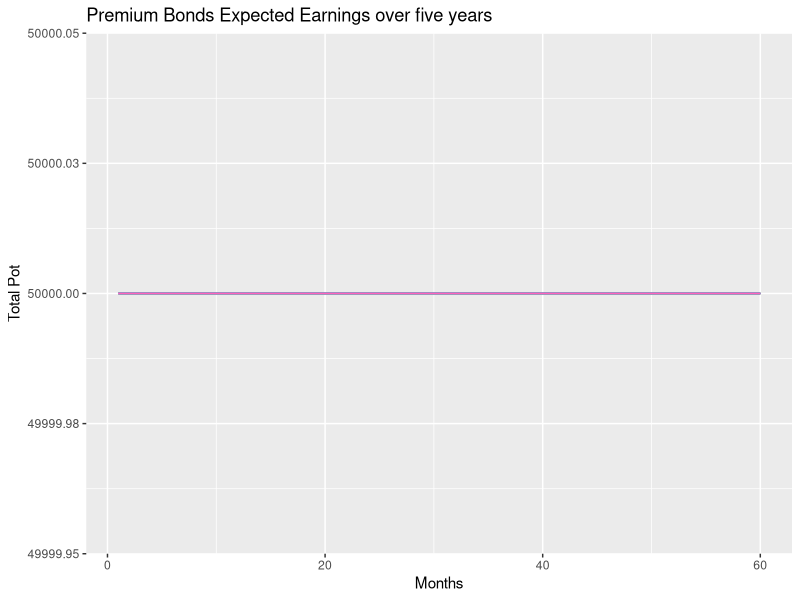
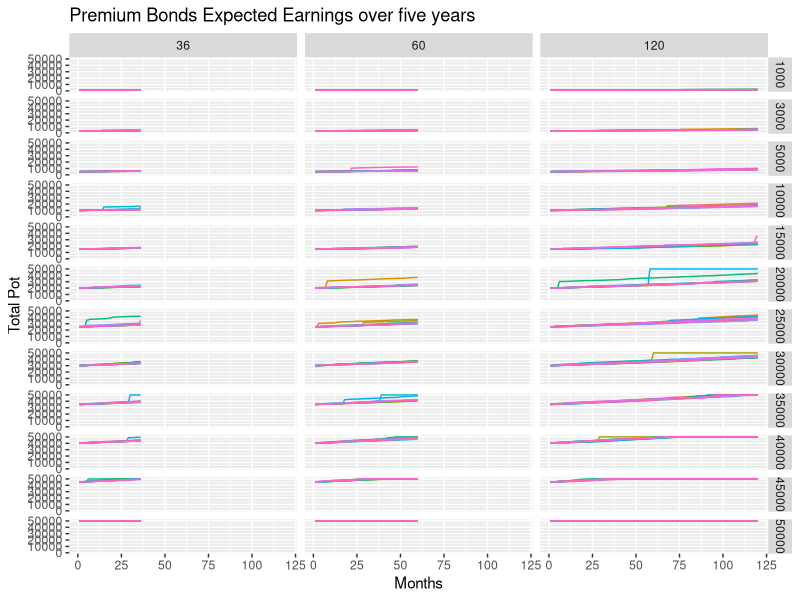
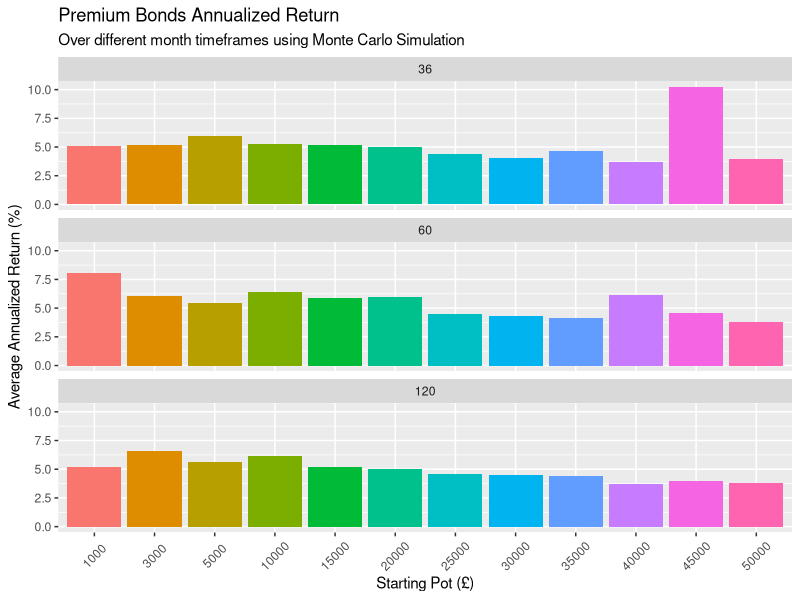

These charts were generated, in order, by the following R code:

library(tidyverse)

# does higher starting improvement % return
# what do returns look like over time (monte carlo) 
## ASSUMPTIONs
# All money is reinvested until hit 50k then is taken as income - currently just peaks at 50k
# each £25 entry can win multiple prizes (there is replacement)

# load in data - https://www.moneysavingexpert.com/savings/premium-bonds/
pb_df = read.csv(
  # got this from MSE or something
  "data/pb.csv",
  header=FALSE,
  stringsAsFactors=FALSE, 
  fileEncoding="latin1", 
  skip = 1,
  col.names = c('prize', 'number', 'odds_string', 'odds')) %>%
  dplyr::mutate(
    odds = as.numeric(str_trim(gsub(pattern = ',', replacement = '', odds)))
  ) %>%
  dplyr::filter(
    prize != 0
  )

# every £25 is an entry
starting_pot = 5000
months = 36
runs = 1000
month_vec = c()
winnings_vec = c()
pot_vec = c()

# outside of function test

for (m in 1:months){

  # initiate pot
  if (m == 1){
    
    pot = starting_pot
    # print(pot)
  }
  
  print(paste('Month:', m))
  
  month_winnings = map2_dbl(
    .x = pb_df$odds,
    .y = pb_df$prize,
    .f = function(odds, prize){
      # this is assuming you can win multiple on one entry
      # print(paste(pot))
      entries = pot/25
      
      # give 1 or 0 from odds
      win_or_lose = rbinom(1, size = 1, prob=entries/odds)
      
      # calculate how much won      
      winnings = ifelse(win_or_lose == 1, prize, 0)
      
      winnings
      
    }) %>% 
    sum()
  
  # total winnings for the month
  winnings_vec = append(winnings_vec, month_winnings)
  
  pot = pot + month_winnings
  
  pot_vec = append(pot_vec, pot)
  
  month_vec = append(month_vec, m)
  
}

pb_earnings_df = tibble(
  'starting_pot' = rep(c(starting_pot), months),
  'month' = month_vec, 
  'winnings' = winnings_vec,
  'pot' = pot_vec)

# inside function test
premium_bonds_estimator = function(starting_pot, months){
  
  month_vec = c()
  winnings_vec = c()
  pot_vec = c()
  
  for (m in 1:months){
    
    # initiate pot
    if (m == 1){
      
      pot = starting_pot
      
    }
    
    month_winnings = map2_dbl(
      .x = pb_df$odds,
      .y = pb_df$prize,
      
      .f = function(odds, prize){

        # this is assuming you can win multiple on one entry
        entries = pot/25
        
        # give 1 or 0 from odds - each entry
        win_or_lose = rbinom(n = 1, size = entries, prob=1/odds) > 0

        # calculate how much won      
        winnings = ifelse(win_or_lose, prize, 0)
        
        winnings
        
      }) %>% 
      sum()
    
    # add to winnings vector
    winnings_vec = append(winnings_vec, month_winnings)
    
    #maximum in premium bonds in 50k
    pot = ifelse(pot + month_winnings > 50000, 50000, pot + month_winnings)
    
    pot_vec = append(pot_vec, pot)
    
    month_vec = append(month_vec, m)
    
  }
  
  tibble(
    'starting_pot' = rep(c(starting_pot), months),
    'month' = month_vec, 
    'winnings' = winnings_vec,
    'pot' = pot_vec)
  
}

## test run
runs = 10
starting_pot = 50000
months = 5*12

pb_mc_df = replicate(runs, premium_bonds_estimator(starting_pot = starting_pot, months = months), simplify = F) %>%
  map2_df(
    .x = .,
    .y = 1:runs,
    .f = function(x, run){
    
    x %>%
      dplyr::mutate(run = as.factor(run))
    
  })

ggplot(data = pb_mc_df,
       mapping = aes(x = month, y = pot, col = run, group = run)) +
  geom_line(show.legend = FALSE) +
  labs(x = 'Months',
       y = 'Total Pot',
       title = 'Premium Bonds Expected Earnings over five years')

pb_mc_df %>%
  group_by(run) %>%
  summarise(tot_earnings = sum(winnings, na.rm = T),
            avg_earnings_year = tot_earnings/(months/12),
            avg_earnings_month = avg_earnings_year/12)


######### Optimizing
# find optimal spot over five years
runs = 10
month_iterations = c(3,5,10)*12
starting_point_iterations = c(seq(1000, 4000, 2000), seq(5000,50000, 5000))

iterateration_df = expand.grid(month_iterations, starting_point_iterations) %>%
  dplyr::rename(months = Var1, sp = Var2)

### Monte Carlo Simulation
time_series_list = list()
for (i in 1:nrow(iterateration_df)){
  
  sp = iterateration_df[i, 'sp']
  months = iterateration_df[i, 'months']

  time_series_df = replicate(runs, premium_bonds_estimator(starting_pot = sp, months = months), simplify = F) %>%
    map2_df(
      .x = .,
      .y = 1:runs,
      .f = function(x, run){
        
        x %>%
          dplyr::mutate(run = as.factor(run),
                        tot_months = months)
        
      })
  
  time_series_list[[i]] = time_series_df
  
}

ggplot(data = do.call(what = rbind, time_series_list),
       mapping = aes(
         x = month, 
         y = pot, 
         col = run, 
         group = run)) +
  geom_line(show.legend = FALSE) +
  labs(x = 'Months',
       y = 'Total Pot',
       title = 'Premium Bonds Expected Earnings over five years') +
  facet_grid(starting_pot ~ tot_months, )


### Annualized Returns
starting_pot_vec = c()
average_earnings_vec = c()
median_earnings_vec = c()
sd_earnings_vec = c()
for (i in 1:nrow(iterateration_df)){
  
  sp = iterateration_df[i, 'sp']
  months = iterateration_df[i, 'months']
  
  total_earnings = replicate(runs, 
                             premium_bonds_estimator(starting_pot = sp, 
                                                     months = months), 
                             simplify = F) %>%
    # add run id to each df and bind
    map_dbl(
      .x = .,
      .f = function(x){
        
        x %>%
          summarise(total_earnings = sum(winnings)) %>%
          pull('total_earnings')
        
      }) 
  
  starting_pot_vec = append(starting_pot_vec, sp)
  average_earnings_vec = append(average_earnings_vec, mean(total_earnings))
  median_earnings_vec = append(median_earnings_vec, median(total_earnings))
  sd_earnings_vec = append(sd_earnings_vec, sd(total_earnings))
  
  print(paste0(months, ' month run for £', sp,' starting pot complete'))
  
}

# find rough optimal point
# annualise these results
optimal_df = tibble(
  'starting_pot' = starting_pot_vec,
  'months' = iterateration_df[, 'months'],
  'average_earnings' = average_earnings_vec,
  'median_earnings' = median_earnings_vec,
  'sd_earnings' = sd_earnings_vec
  ) %>%
  dplyr::mutate(
    # earnings over period as percentage of starting pot
    avg_total_yield = average_earnings*100/starting_pot,
    med_total_yield = median_earnings*100/starting_pot,
    # this but annualised
    across(.cols = contains('total_yield'), 
           # this voodoo annualises returns into same format
           # as numeric above
           # first find years (months/12) and log of return
           .fns = ~(exp(log(1+(.x/100))/(months/12)) - 1)*100, 
           .names = '{.col}_annualised'),
    across(.cols = where(is.numeric),
           .fns = ~round(.x, 2)),
    across(.cols = c('starting_pot', 'months'),
           .fns = ~as.factor(.x))
  )

ggplot2::ggplot(data = optimal_df,
                mapping = aes(x = starting_pot,
                              y = avg_total_yield_annualised,
                              fill = starting_pot)) +
  geom_bar(stat = 'identity') +
  facet_wrap(~months, nrow = 3)  +
  #scale_fill_discrete_boe() +
  theme(axis.text.x = element_text(angle = 45, vjust = 0.5, hjust=0.5), 
        axis.text.y = ) +
  labs(
    x = 'Starting Pot (£)',
    y = 'Average Annualized Return (%)',
    title = 'Premium Bonds Annualized Return', 
    subtitle = 'Over different month timeframes using Monte Carlo Simulation'
  ) + 
  guides(fill="none")
  
